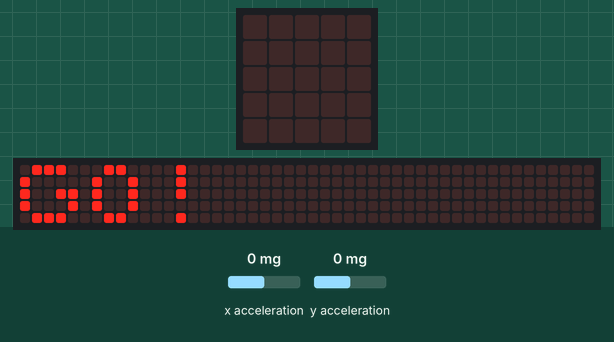
This program was run on a simulated BBC micro:bit (MakeCode). Shown: the board's 5×5 LED display, a strip that is not on the board, showing the scrolling text unrolled. The inputs (shaded band) are chosen by the test bench; at power-on: x acceleration 0 mg, y acceleration 0 mg. Random numbers come from a fixed seed; the 48×5 strip is a reading aid, not a part: it shows the text the display is scrolling, unrolled, one strip-width of it at a time; the short countdown, score and lost-life animations are approximate; the run ends where the board's game-over animation would start. At 18.8 s the program stops and its outputs stay as they are.

Above: at 2.9 s.
At 8.4 s:
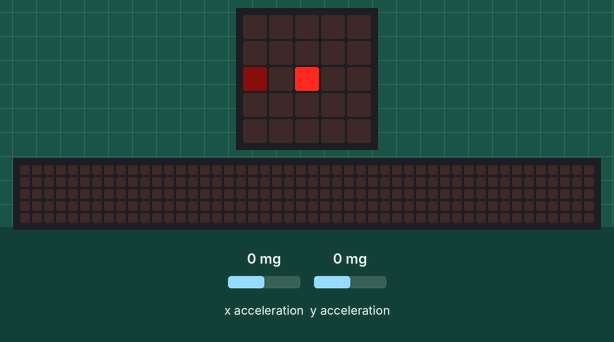
8.5 s: x acceleration set to -35 mg
10.4 s: x acceleration set to -45 mg
At 12.3 s:
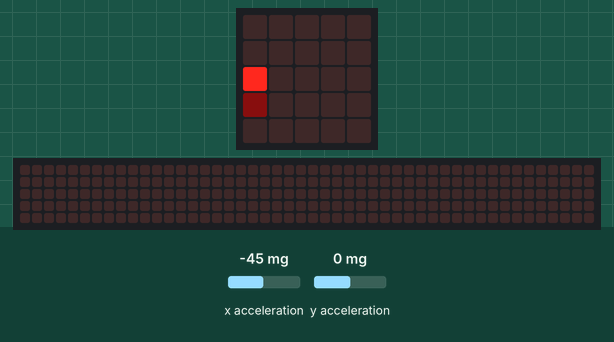
12.9 s: x acceleration set to 750 mg
At 13.8 s:
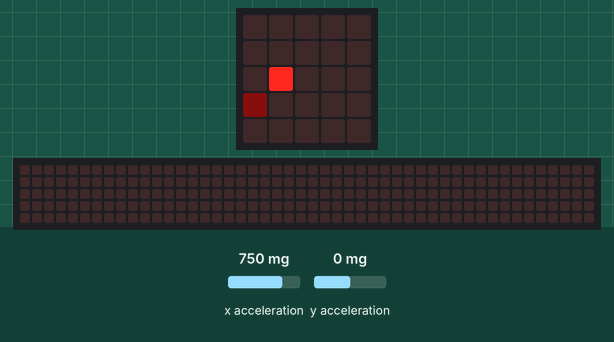
15.9 s: y acceleration set to -1440 mg
At 17.4 s:
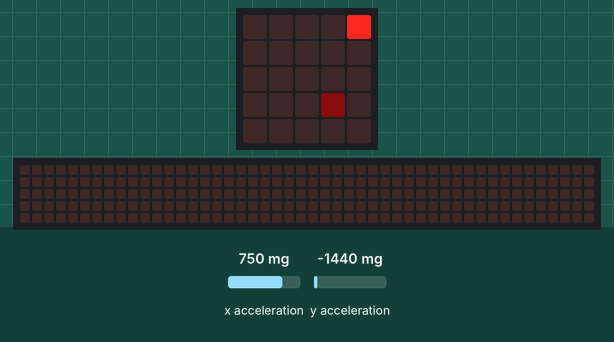
Timing chart, 0 to 18.9 s (numbered marks = the images above; inputs shaded):
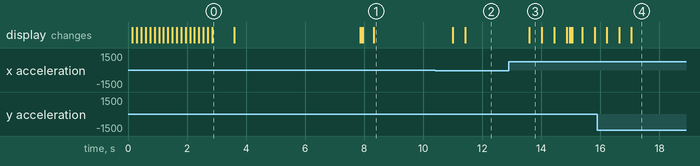

The program:

main.ts
```typescript
game.setScore(0)
game.setLife(3)
let jogador_x = 2
let jogador_y = 2
let bomba_x = randint(0, 4)
let bomba_y = randint(0, 4)
let cronometro = 0
let velocidade = 450
basic.showString("GO!")
basic.forever(function () {
    basic.clearScreen()
    led.plotBrightness(jogador_x, jogador_y, 255)
    led.plotBrightness(bomba_x, bomba_y, 10)
    if (input.acceleration(Dimension.X) < -40 && jogador_x > 0) {
        jogador_x += -1
    } else if (input.acceleration(Dimension.X) > 40 && jogador_x < 4) {
        jogador_x += 1
    }
    if (input.acceleration(Dimension.Y) < -40 && jogador_y > 0) {
        jogador_y += -1
    } else if (input.acceleration(Dimension.Y) > 40 && jogador_y < 4) {
        jogador_y += 1
    }
    if (bomba_x == jogador_x && bomba_y == jogador_y) {
        game.addScore(1)
        bomba_x = randint(0, 4)
        bomba_y = randint(0, 4)
        cronometro = 0
    }
    if (cronometro == 9) {
        basic.pause(100)
        game.removeLife(1)
        jogador_x = 2
        jogador_y = 2
        bomba_x = randint(0, 4)
        bomba_y = randint(0, 4)
        cronometro = 0
    }
    cronometro += 1
    basic.pause(velocidade)
    if (velocidade > 250) {
        velocidade += -2
    }
})
```

test.ts
```typescript
// testes vão aqui; isto não será compilado quando este pacote for usado como uma extensão.
```

Measured:
- the behaviour switches between -40 and -41 mg on x acceleration (found by bisection; images 1 and 2)
- after the input at 8.5 s, every drawn part: stays the same
- what the display in image 0 shows lasts 0.7 s, from 2.9 s to 3.6 s
- what the display in image 3 shows lasts 0.4 s, from 13.6 s to 14.0 s
